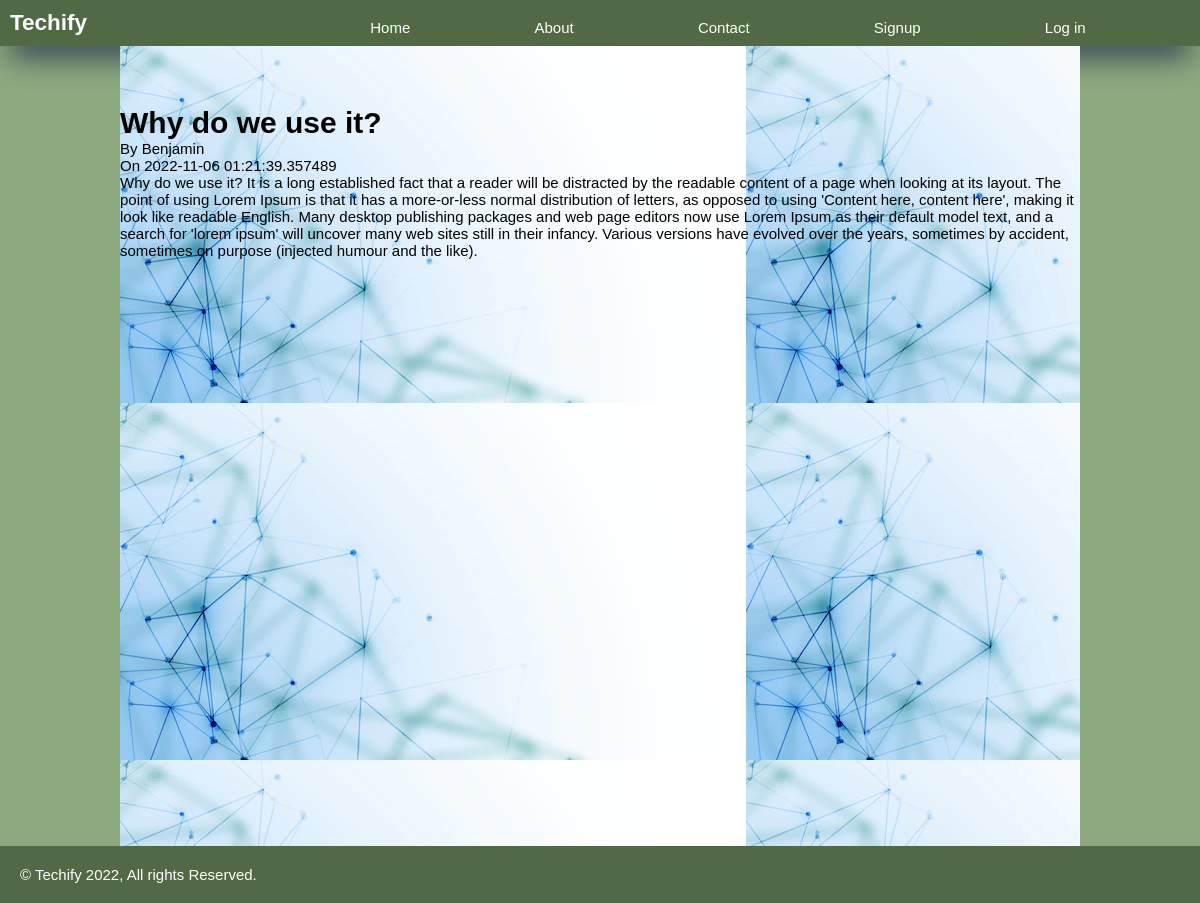
/post/1, run on the app's committed database.
### app.py (models this page shows)
class Blog(db.Model, UserMixin):
    id = db.Column(db.Integer(), primary_key=True)
    title = db.Column(db.String(100), nullable=False)
    post = db.Column(db.Text, nullable=False)
    author = db.Column(db.String(50), nullable=False, default='N/A')
    date_posted = db.Column(db.DateTime, nullable=False, default=datetime.utcnow)

### app.py (the view)
@app.route('/post/<int:id>', methods=['POST', 'GET'])
def read_more(id):
    post = Blog.query.get_or_404(id)
    return render_template('read_more.html', post=post)

### templates/read_more.html
{% extends 'base.html' %}
{% block content %}
    {% if post.author == current_user.first_name %}
    <h1>{{post.title}}</h1>
    <p>By {{post.author}}</p>
    <p>On {{post.date_posted}}</p>
    <div class="post">
        <p>{{post.post}}</p>
        <div class="btn-edit">
        <a href="{{url_for('edit', id=post.id)}}">Update Post</a>
        <a href="{{url_for('delete_post', id=post.id)}}">Delete Post</a>
        </div>
    </div>
    {% else %}
    <h1>{{post.title}}</h1>
    <p>By {{post.author}}</p>
    <p>On {{post.date_posted}}</p>
    <div class="post">
        <p>{{post.post}}</p>
    </div>
    {% endif %}
{% endblock content %}

### static/css/main.css (style rules this page uses)
* { font-family: Arial, Helvetica, sans-serif; padding: 0; margin: 0; box-sizing: border-box; }
body { background: hsl(0, 0%, 95%); font-size: 15px; font-family: 'Big Shoulders Display', cursive; font-family: 'Lexend Deca', sans-serif; font-weight: 400; background-color: #8da97f; background-size: cover; }

### data on the page
Blog: title "Why do we use it?", author "Benjamin", date_posted "2022-11-06 01:21:39.357489", post "Why do we use it? It is a long established fact that a reader will be distracted by the readable content of a page when looking at its layout. The point of using Lorem Ipsum is that it has a more-or-less normal distribution of letters, as opposed to using 'Content here, content here', making it look like readable English. Many desktop publishing packages and web page editors now use Lorem Ipsum as their default model text, and a search for 'lorem ipsum' will uncover many web sites still in their infancy. Various versions have evolved over the years, sometimes by accident, sometimes on purpose (injected humour and the like)."
